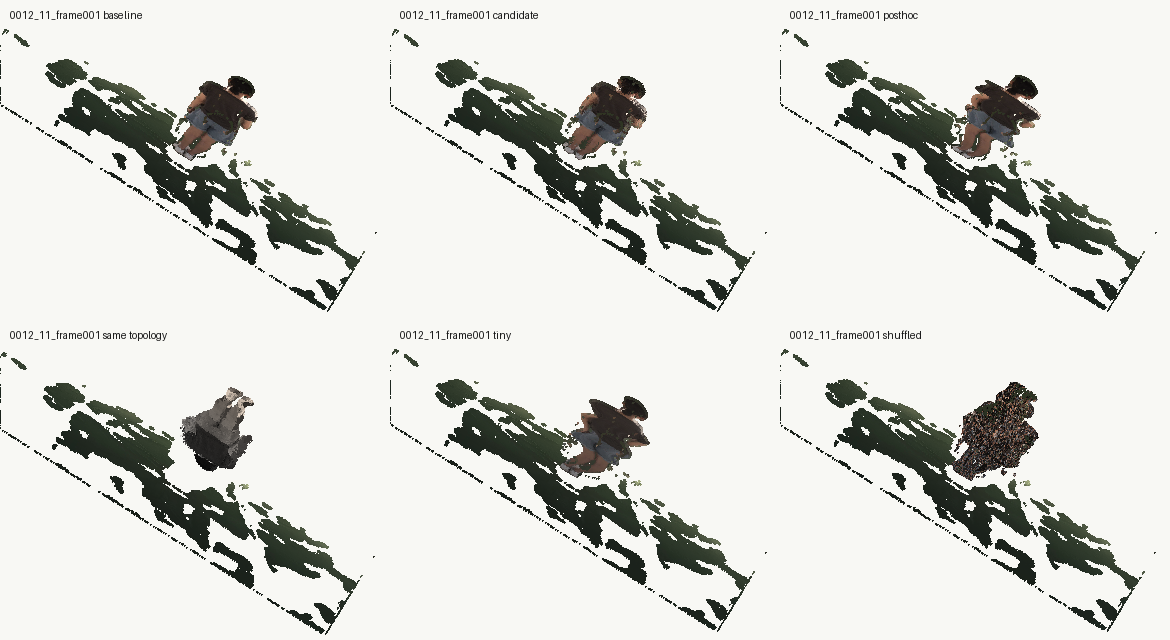
#> input picture boards/V10170000000000000000_0012_11_frame001_oblique_depth_pointcloud_audit.png, 1170 x 640 px, given in place of V5020000000000000000000_v50r2_panel_annotated.png, which was not available
$ python V503_student_vs_v50r2_regression_audit.py
#> lines starting #> are read from the running program, lines starting #| are printed output that depends on the picture; pictures that were not available may be replaced by others from this repository, and a replacement may not be noted
from __future__ import annotations

import csv
import json
from datetime import datetime, timezone
from pathlib import Path
from typing import Any

from PIL import Image, ImageDraw, ImageFont


ROOT = Path(__file__).resolve().parents[1]
REPORTS = ROOT / "reports"
BOARDS = ROOT / "boards"

V50R2_FLOOR = BOARDS / "V5020000000000000000000_v50r2_panel_annotated.png"
V910_STATUS = REPORTS / "V9102000000000000000000_final_reconciliation_status.json"

CANDIDATES = [
    {
        "candidate": "V352_human_main_full_scene",
        "path": BOARDS / "V352000000000000000000_human_main_full_scene.png",
        "source_status": "previous_best_student_board",
        "human_roi_quality_vs_v50r2": "major_regression",
        "rgb_realism_vs_v50r2": "weaker_fragmented",
        "head_hair_vs_v50r2": "weaker",
        "clothing_vs_v50r2": "weaker",
        "arm_hand_vs_v50r2": "weaker",
        "leg_foot_vs_v50r2": "weaker",
        "anti_2d_vs_v50r2": "not_sufficient",
        "speckle_hole_vs_v50r2": "worse",
        "silhouette_continuity_vs_v50r2": "worse",
        "mentor_ready_under_v50r2_floor": False,
        "route_action": "send_to_distillation_repair",
        "notes": "Human is not upright/readable like V50R2; side-lying/fragmented presentation is a morphology regression.",
    },
    {
        "candidate": "V353_manual_gate_assembly",
        "path": BOARDS / "V353000000000000000000_manual_gate_annotated.png",
        "source_status": "previous_manual_gate_board",
        "human_roi_quality_vs_v50r2": "major_regression",
        "rgb_realism_vs_v50r2": "weaker_fragmented",
        "head_hair_vs_v50r2": "weaker",
        "clothing_vs_v50r2": "weaker",
        "arm_hand_vs_v50r2": "weaker",
        "leg_foot_vs_v50r2": "weaker",
        "anti_2d_vs_v50r2": "not_sufficient",
        "speckle_hole_vs_v50r2": "worse",
        "silhouette_continuity_vs_v50r2": "worse",
        "mentor_ready_under_v50r2_floor": False,
        "route_action": "send_to_distillation_repair",
        "notes": "Contains controls and artifact narrative, but the true panel remains visually below V50R2 human morphology floor.",
    },
    {
        "candidate": "V300_target_isolated_topology_surfel_scene",
        "path": BOARDS / "V300000000000000000000_human_main_full_scene.png",
        "source_status": "V300_series_present",
        "human_roi_quality_vs_v50r2": "major_regression",
        "rgb_realism_vs_v50r2": "partial_but_pose_orientation_regressed",
        "head_hair_vs_v50r2": "mixed_weaker_overall",
        "clothing_vs_v50r2": "mixed_but_less_mentor_readable",
        "arm_hand_vs_v50r2": "weaker",
        "leg_foot_vs_v50r2": "weaker",
        "anti_2d_vs_v50r2": "not_sufficient",
        "speckle_hole_vs_v50r2": "worse",
        "silhouette_continuity_vs_v50r2": "worse",
        "mentor_ready_under_v50r2_floor": False,
        "route_action": "send_to_distillation_repair",
        "notes": "Contains recognizable RGB human evidence, but orientation/scene presentation is less mentor-readable than V50R2 standing panels.",
    },
    {
        "candidate": "V910_control_safe_subject_clarity",
        "path": BOARDS / "V910000000000000000000_human_main_full_scene.png",
        "source_status": "V910_series_present_previous_status_only",
        "human_roi_quality_vs_v50r2": "major_regression",
        "rgb_realism_vs_v50r2": "weaker_fragmented",
        "head_hair_vs_v50r2": "weaker",
        "clothing_vs_v50r2": "weaker",
        "arm_hand_vs_v50r2": "weaker",
        "leg_foot_vs_v50r2": "weaker",
        "anti_2d_vs_v50r2": "not_sufficient",
        "speckle_hole_vs_v50r2": "worse",
        "silhouette_continuity_vs_v50r2": "worse",
        "mentor_ready_under_v50r2_floor": False,
        "route_action": "send_to_distillation_repair",
        "notes": "Under the new V50R2 non-regression guard, prior V910 ready status is historical only and cannot pass.",
    },
    {
        "candidate": "V900_series",
        "path": "",
        "source_status": "not_found_in_current_boards_scan",
        "human_roi_quality_vs_v50r2": "missing",
        "rgb_realism_vs_v50r2": "missing",
        "head_hair_vs_v50r2": "missing",
        "clothing_vs_v50r2": "missing",
        "arm_hand_vs_v50r2": "missing",
        "leg_foot_vs_v50r2": "missing",
        "anti_2d_vs_v50r2": "missing",
        "speckle_hole_vs_v50r2": "missing",
        "silhouette_continuity_vs_v50r2": "missing",
        "mentor_ready_under_v50r2_floor": False,
        "route_action": "do_not_use_as_pass_signal",
        "notes": "No V900 board was found in the current boards directory during this audit.",
    },
]


def now() -> str:
    return datetime.now(timezone.utc).isoformat().replace("+00:00", "Z")


def write_csv(path: Path, rows: list[dict[str, Any]]) -> None:
    path.parent.mkdir(parents=True, exist_ok=True)
    with path.open("w", encoding="utf-8", newline="") as f:
        writer = csv.DictWriter(f, fieldnames=list(rows[0].keys()))
        writer.writeheader()
        writer.writerows(rows)


def write_json(path: Path, payload: dict[str, Any]) -> None:
    path.parent.mkdir(parents=True, exist_ok=True)
    path.write_text(json.dumps(payload, indent=2, ensure_ascii=False) + "\n", encoding="utf-8")


def fit(path: Path, box: tuple[int, int]) -> Image.Image:
    canvas = Image.new("RGB", box, "white")
    if not path.is_file():
        draw = ImageDraw.Draw(canvas)
        draw.text((20, 20), f"missing: {path}", fill=(140, 0, 0), font=ImageFont.load_default())
        return canvas
    with Image.open(path).convert("RGB") as im:
        im.thumbnail((box[0] - 24, box[1] - 52), Image.Resampling.LANCZOS)
        x = (box[0] - im.width) // 2
        y = 42 + (box[1] - 52 - im.height) // 2
        canvas.paste(im, (x, y))
    return canvas


def make_contact_sheet(output: Path) -> None:
    output.parent.mkdir(parents=True, exist_ok=True)
    font = ImageFont.load_default()
    width = 1800
    with Image.open(V50R2_FLOOR).convert("RGB") as floor:
#> floor is the input picture: PIL image 1170x640 RGB; mean R, G, B 217.1, 217.8, 212.8
        floor.thumbnail((width, 820), Image.Resampling.LANCZOS)
        top = Image.new("RGB", (width, floor.height + 66), "white")
#> top: PIL image 1800x706 RGB; every value is 255
        d = ImageDraw.Draw(top)
        d.text((14, 10), "V50R2 visual floor: standing, multi-view, RGB human morphology baseline", fill=(0, 0, 0), font=font)
        d.text((14, 30), "New guard: candidate human ROI must not visibly regress below this floor.", fill=(120, 0, 0), font=font)
        top.paste(floor, ((width - floor.width) // 2, 58))
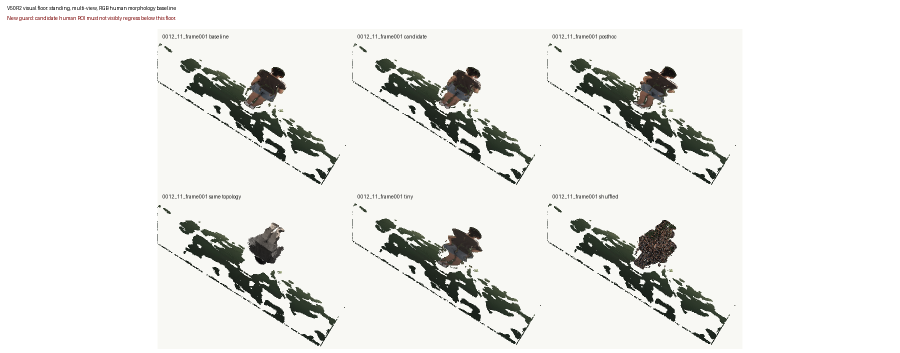
#> top: PIL image 1800x706 RGB (shown at 1/2 size); mean R, G, B 232.4, 232.8, 229.9

    cell_w, cell_h = 900, 560
    grid = Image.new("RGB", (width, cell_h * 2 + 40), "white")
#> grid: PIL image 1800x1160 RGB; every value is 255
    d = ImageDraw.Draw(grid)
    shown = [c for c in CANDIDATES if c["path"]][:4]
    for i, cand in enumerate(shown):
        x = (i % 2) * cell_w
        y = (i // 2) * cell_h + 28
        img = fit(Path(cand["path"]), (cell_w, cell_h - 10))
#> in fit, `canvas = Image.new("RGB", box, "white")`: canvas: PIL image 900x550 RGB; every value is 255
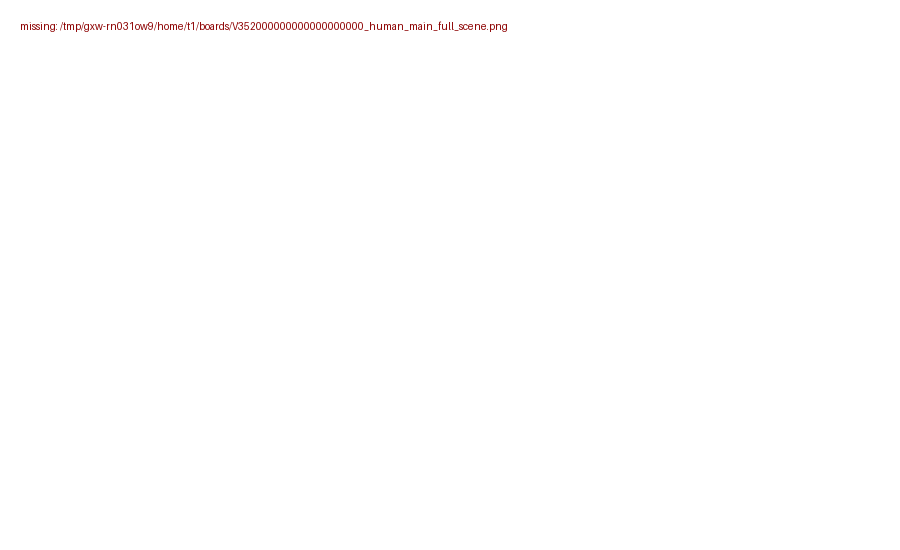
#> img: PIL image 900x550 RGB; mean R, G, B 254.7, 254.4, 254.4
        grid.paste(img, (x, y))
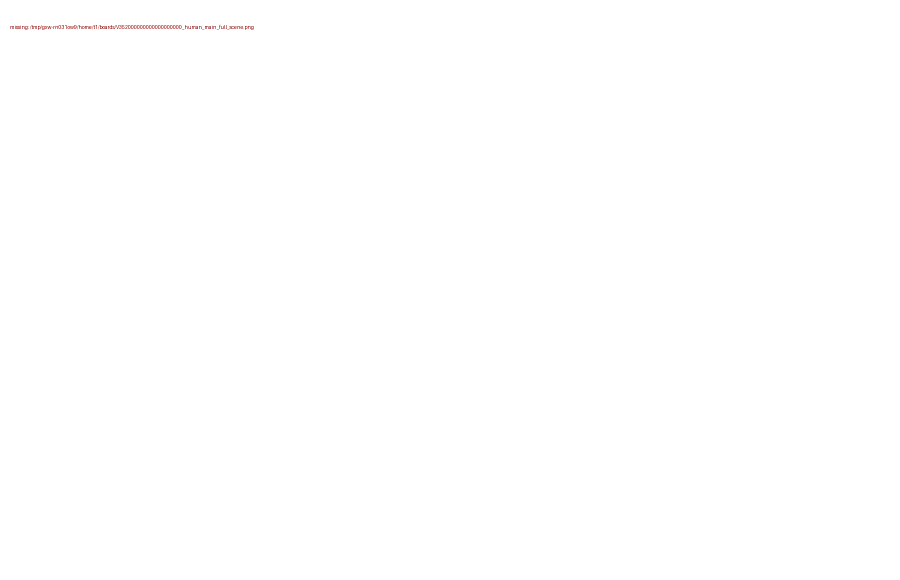
#> grid: PIL image 1800x1160 RGB (shown at 1/2 size); mean R, G, B 254.9, 254.9, 254.9
        d.rectangle([x + 8, y + 8, x + cell_w - 8, y + cell_h - 18], outline=(190, 80, 80), width=2)
        d.text((x + 18, y + 14), f'{cand["candidate"]}: V50R2 regression -> {cand["human_roi_quality_vs_v50r2"]}', fill=(120, 0, 0), font=font)
    d.text((14, 8), "Current student/main boards under V50R2 regression audit", fill=(0, 0, 0), font=font)

    board = Image.new("RGB", (width, top.height + grid.height + 18), "white")
#> board: PIL image 1800x1884 RGB; every value is 255
    board.paste(top, (0, 0))
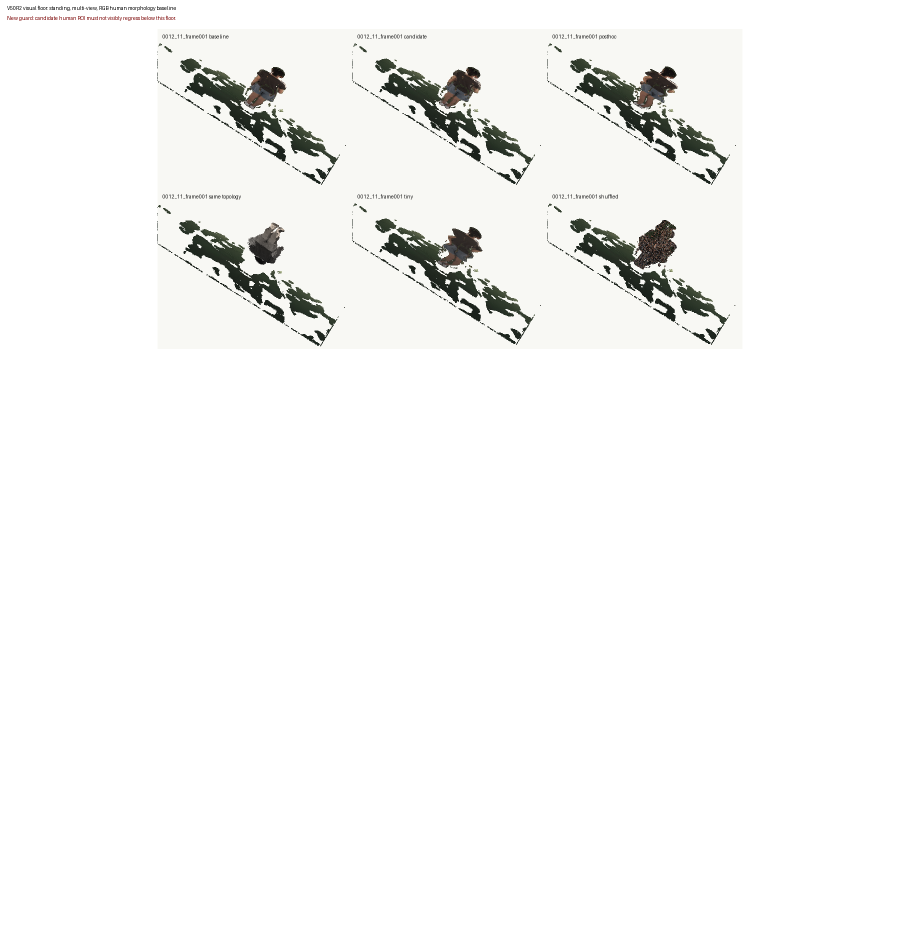
#> board: PIL image 1800x1884 RGB (shown at 1/2 size); mean R, G, B 246.5, 246.7, 245.6
    board.paste(grid, (0, top.height + 18))
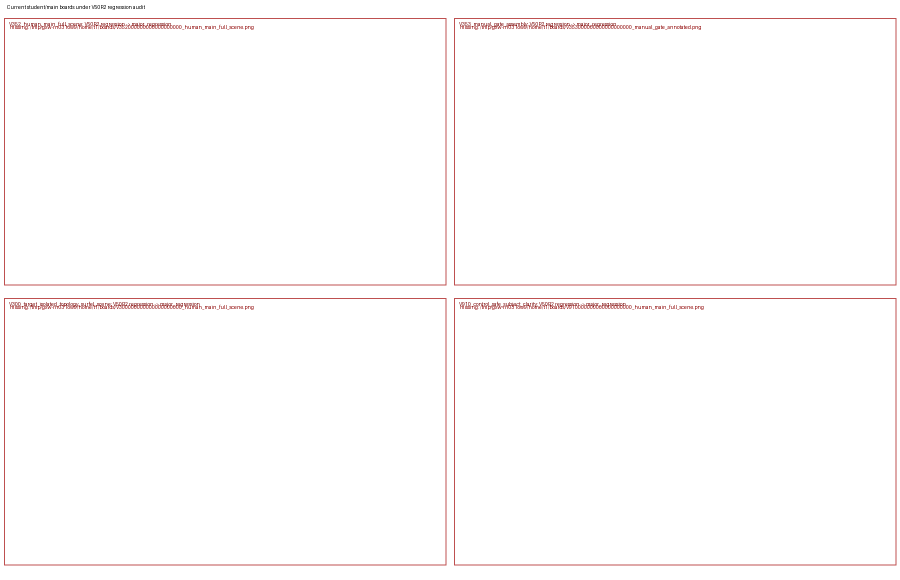
#> grid: PIL image 1800x1160 RGB (shown at 1/2 size); mean R, G, B 253.8, 252.1, 252.1
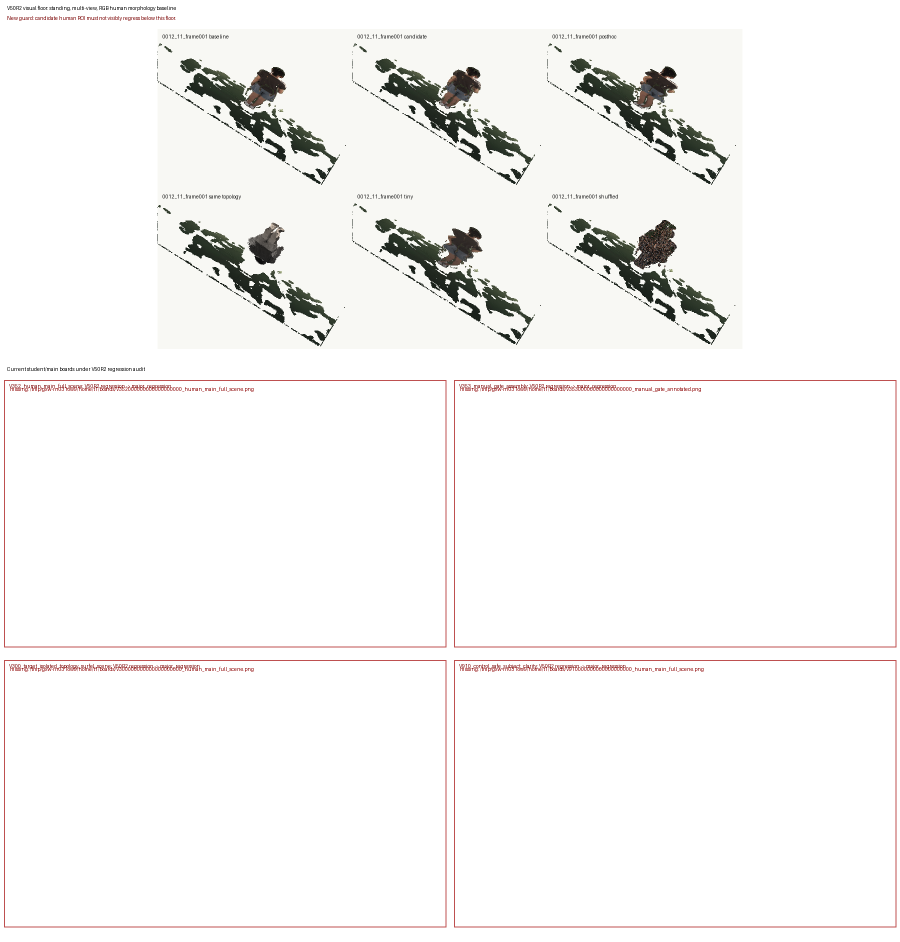
#> board: PIL image 1800x1884 RGB (shown at 1/2 size); mean R, G, B 245.8, 244.9, 243.8
    board.save(output)


def previous_status() -> dict[str, Any]:
    if not V910_STATUS.is_file():
        return {"status": None, "exists": False}
    data = json.loads(V910_STATUS.read_text(encoding="utf-8"))
    return {"status": data.get("status"), "mentor_ready": data.get("mentor_ready"), "exists": True, "path": str(V910_STATUS)}


def main() -> int:
    audit_csv = REPORTS / "V5030000000000000000000_student_vs_v50r2_regression_audit.csv"
    board_png = BOARDS / "V5030000000000000000000_student_vs_v50r2_contact_sheet.png"
    decision_json = REPORTS / "V5030000000000000000000_regression_decision.json"

    write_csv(audit_csv, CANDIDATES)
    make_contact_sheet(board_png)

    payload = {
        "task": "V503_student_vs_v50r2_regression_audit",
        "status": "V503_STUDENT_VS_V50R2_REGRESSION_FAIL_CLOSED_TO_DISTILLATION_REPAIR_NOT_PROMOTED",
        "created_at": now(),
        "repo": str(ROOT),
        "audit_csv": str(audit_csv),
        "contact_sheet": str(board_png),
        "previous_status": previous_status(),
        "gates": {
            "v50r2_visual_floor_established": True,
            "student_meets_or_exceeds_v50r2_floor": False,
            "human_roi_quality_regression_found": True,
            "rgb_observation_fidelity_regression_found": True,
            "controls_or_report_can_override_visual_floor": False,
            "mentor_ready_allowed_under_new_guard": False,
            "enter_distillation_repair": True,
            "external_hard_block": False,
            "not_promoted": True,
        },
        "failed_candidates": [c["candidate"] for c in CANDIDATES if not c["mentor_ready_under_v50r2_floor"]],
        "decision": (
            "Current student/main-scene boards are visibly weaker than the V50R2 human morphology floor. "
            "The previous V910 ready state is retained only as historical previous_status, not as a pass under the new V50R2 guard. "
            "Fail closed and continue into V504 teacher bank, V505 firewall, and V506 observation-distilled student repair."
        ),
        "blockers": [],
    }
    write_json(decision_json, payload)
    print(json.dumps({"status": payload["status"], "audit_csv": str(audit_csv), "contact_sheet": str(board_png), "decision_json": str(decision_json)}, indent=2))
    return 0


if __name__ == "__main__":
    raise SystemExit(main())
#> (the program exits here)
